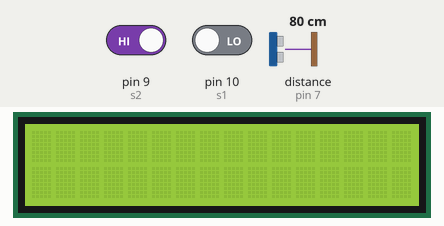
This sketch was run on a simulated Arduino Uno, built with avr-gcc and run on an emulated ATmega328P. Shown: 16×2 character LCD. Inputs (shaded band) come from the test bench; at power-on: pin 9 (s2) HIGH, pin 10 (s1) LOW, distance to the obstacle (sensor on pin 7) 80 cm. The echo pulse lasts 58.3 µs per cm; what the sketch prints to the serial monitor is not drawn.

Above: at 1.2 s.
1.3 s: pin 9 (s2) driven LOW
At 6.4 s:
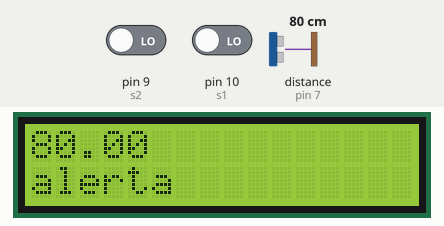
7.6 s: pin 10 (s1) driven HIGH
At 12.8 s:
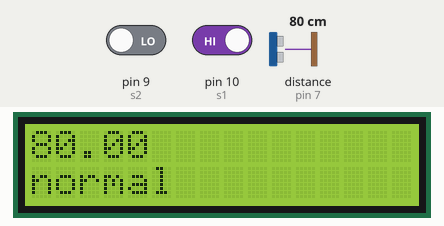
13.8 s: pin 9 (s2) driven HIGH
At 19.3 s:
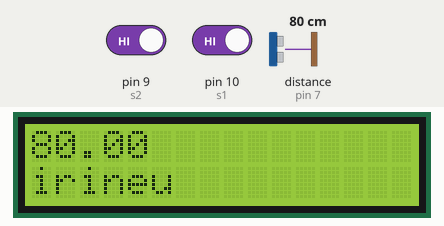
19.9 s: distance to the obstacle (sensor on pin 7) set to 2 cm
At 25.2 s:
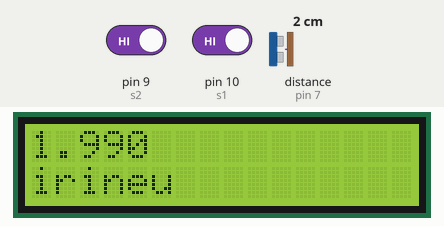
26.0 s: distance to the obstacle (sensor on pin 7) set to 4 cm
At 31.9 s:
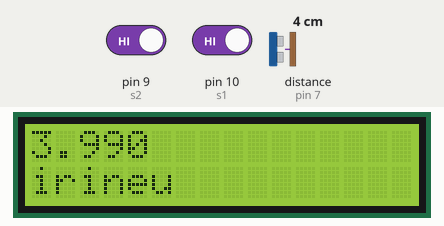
32.2 s: pin 10 (s1) driven LOW
At 37.9 s:
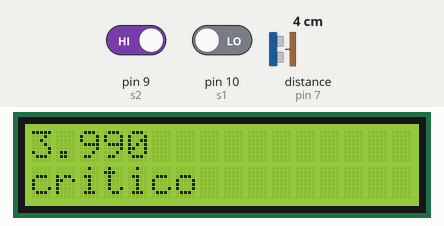
Timing chart, 0 to 39.3 s (numbered marks = the images above; inputs shaded):
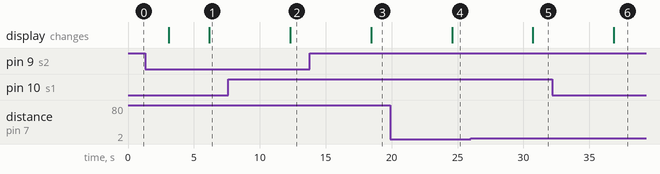

The sketch:

apresentacao_super_complexa_com_tx.ino
```cpp
#include <VirtualWire.h>
#include <LiquidCrystal.h>
#include <Ultrasonic.h>

#define tx            8
#define TRIGGER_PIN   6
#define ECHO_PIN      7

Ultrasonic ultrasonic(TRIGGER_PIN, ECHO_PIN);
LiquidCrystal lcd(12, 11, 5, 4, 3, 2);
int s1= 10;
int s2= 9 ;
int x =0;
int i1 =0;
int i2 =0;
double velocidade = 0;
char Valor_CharMsg[4];
float cmMsec1;
float cmMsec2;
double all[] = {velocidade , cmMsec2 ,cmMsec1 ,i1 ,i2};
void setup() {

    Serial.begin(9600);
    lcd.begin(16, 2);
    pinMode(s1, INPUT);
    pinMode(s2, INPUT);
    lcd.clear();
    //vw_set_tx_pin(tx); // define a porta que nos iremos usar
    //vw_setup(2000);
}

void loop() {
  i1 =digitalRead (s1);
  i2 =digitalRead (s2);
  float cmMsec1,cmMsec2, inMsec;
  long microsec = ultrasonic.timing();
  cmMsec1 = ultrasonic.convert(microsec, Ultrasonic::CM);
    Serial.print("- CM1: ");
    Serial.println(cmMsec1);
    Serial.println(i1);
    Serial.println(i2);
    delay(3000);
  microsec = ultrasonic.timing();
  cmMsec2 = ultrasonic.convert(microsec, Ultrasonic::CM);
    Serial.print("- CM2: ");
    Serial.println(cmMsec2);
    Serial.println(i1);
    Serial.println(i2);
  if(i1 == HIGH && i2 == LOW){
    lcd.setCursor(0,0);
    lcd.print(cmMsec1);
    lcd.setCursor(0,1);
    lcd.print("normal ");
    }else  if(i1 == LOW  && i2 == LOW){
    lcd.setCursor(0,0);
    lcd.print(cmMsec1);
    lcd.setCursor(0,1);
    lcd.print("alerta ");
    }else  if(i1 == LOW && i2 == HIGH){
    lcd.setCursor(0,0);
    lcd.print(cmMsec1);
    lcd.setCursor(0,1);
    lcd.print("critico");
    }else  if(i1 == HIGH && i2 == HIGH){
    lcd.setCursor(0,0);
    lcd.print(cmMsec1);
    lcd.setCursor(0,1);
    lcd.print("irineu ");
    }
  velocidade = ((cmMsec2-cmMsec1)/3);
  //Serial.println(velocidade);
  if (velocidade <0){
    Serial.print("Enchendo ");
    Serial.println((velocidade)*-1);
    }else if( velocidade > 0) {
    Serial.print("esvaziando");
    Serial.println(velocidade);
    }

      itoa(all,Valor_CharMsg,10);
      vw_send((uint8_t*)Valor_CharMsg, strlen(Valor_CharMsg));
      vw_wait_tx();
      Serial.println(Valor_CharMsg); // escreve o valor da mensagem na tela
    }
```

Measured:
- after the input at 1.3 s, the display: first differs from a run without the input after 4.9 s (image 1)
- after the input at 7.6 s, the display: changes after 4.7 s (image 2)
- after the input at 13.8 s, the display: changes after 4.7 s (image 3)
- after the input at 19.9 s, the display: changes after 4.7 s (image 4)
- after the input at 26.0 s, the display: changes after 4.7 s (image 5)
- after the input at 32.2 s, the display: changes after 4.6 s (image 6)
